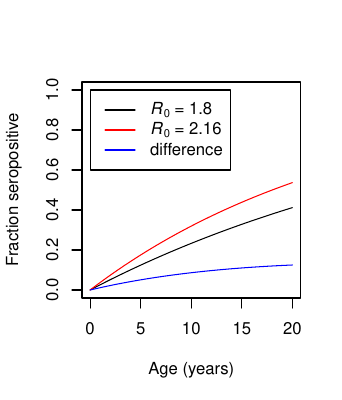

The script that saved this image:
beta = .36
nu = 0.2
N = 45000000
gamma = 9.1e-05

R0 = beta/(gamma+nu)
beta2 = beta*1.2
R0_2 = beta2/(gamma+nu)

S = 1/R0
I = gamma/beta*(R0-1)

S2 = 1/R0_2
I2 = gamma/beta2*(R0_2-1)

lambda = beta*I
lambda2 = beta2*I2
t=seq(0,20*365) #days

p1 = 1-exp(-lambda * t)
p2 = 1-exp(-lambda2* t)
pdf('SIR_seropositivity.pdf',width=3.425, height =4)
plot(t/365, p1,type='l', xlab = 'Age (years)',ylab='Fraction seropositive',ylim=c(0,1))
lines(t/365,p2,type='l',col='red')
lines(t/365,p2-p1,col='blue')
legend(x=0,y=1,legend = c(expression(paste(italic(R)[0],' = 1.8')),expression(paste(italic(R)[0],' = 2.16')),'difference'),col=c('black','red','blue'),lty=c(1,1,1))
dev.off()
alpha = .05
beta = .2

f.alpha.beta = (qnorm(1-alpha/2) + qnorm(1-beta))^2
age = 365*2
N = (p1[age]*(1-p1[age]) + p2[age]*(1-p2[age]))/(p1[age]-p2[age])^2 * f.alpha.beta
print(N)

f1 = .05
f2 = .03
N = (f1*(1-f1) + f2*(1-f2))/(f1-f2)^2 * f.alpha.beta

p1[365*2]
p2[365*2]

#t=seq(0,8*pi,length=100)
# par(mfrow=c(3,1))
# # plot(t,sin(t),type='l', xlab='',ylab='', xaxt='n', yaxt='n',bty='n',lwd=4,col=rgb(0.765, 0.728, 0.274))
# # plot(t,rep(1,length(t)),type='l', xlab='',ylab='', xaxt='n', yaxt='n',bty='n',lwd=4, col = rgb(0.324, 0.609, 0.708))
# # plot(t,sin(t+pi),type='l', xlab='',ylab='', xaxt='n', yaxt='n',bty='n',lwd=4, col=rgb(0.857, 0.131, 0.132))
